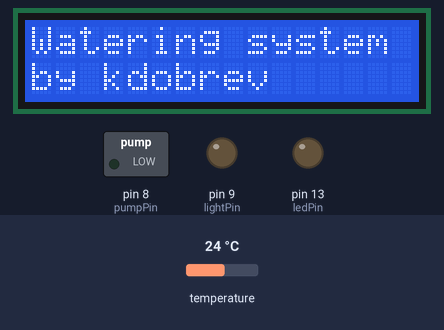
Simulated run of this sketch. Board: Arduino Uno, built with avr-gcc and run on an emulated ATmega328P. Parts: 16×2 character LCD, switched loads named in the sketch (green lamp = pin HIGH), output pins drawn as LEDs (lit = HIGH). Dashed ring = blinking. The inputs (shaded band) are chosen by the test bench; at power-on: temperature 24 °C. The local clock reads 2024-03-15 10:24:30 at power-on unless the sketch sets it; what the sketch prints to the serial monitor is not drawn.

Above: at 1.1 s.
At 11.3 s:
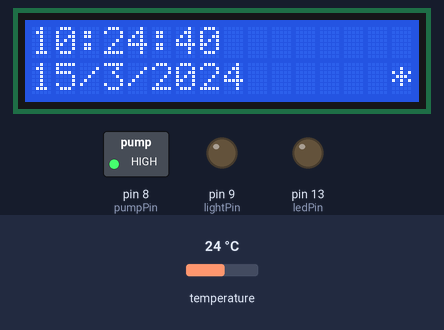
11.4 s: temperature set to 19 °C
At 12.4 s:
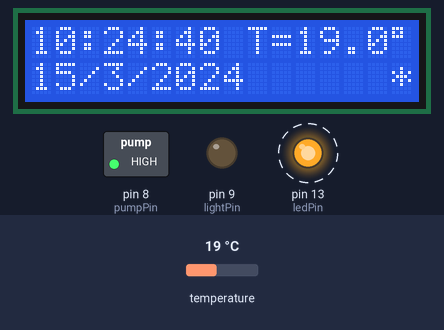
18.5 s: temperature set to 10.5 °C
At 24.0 s:
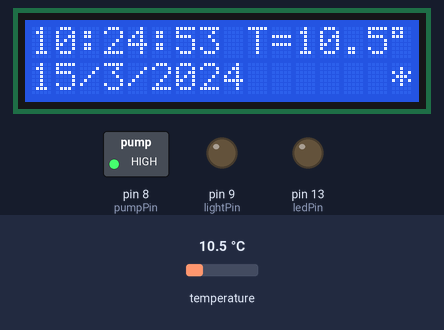
25.6 s: temperature set to 9.6 °C
At 33.6 s:
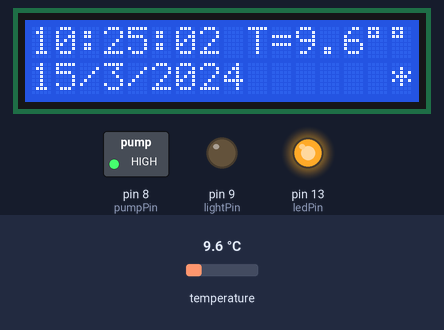
Timing chart, 0 to 38.2 s (numbered marks = the images above; inputs shaded):
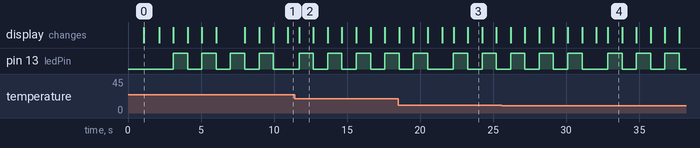

The sketch:

full_project_unfinished.ino
```cpp
/*
Features:
 -no Delay
 -temp sensor DS18 and time on lcd
 -on/off relays
*/

//DS18B20 sensor
#include <OneWire.h>
#include <DallasTemperature.h>

//clock library
#include <Time.h>
#include <DS1307RTC.h>

//DISPLAY SET
#include <Wire.h>
#include <LCD.h>
#include <LiquidCrystal_I2C.h>

#define I2C_ADDR    0x27 // <<----- Add your address here.  Find it from I2C Scanner
#define BACKLIGHT_PIN     3
#define En_pin  2
#define Rw_pin  1
#define Rs_pin  0
#define D4_pin  4
#define D5_pin  5
#define D6_pin  6
#define D7_pin  7

int n = 1;

LiquidCrystal_I2C	lcd(I2C_ADDR,En_pin,Rw_pin,Rs_pin,D4_pin,D5_pin,D6_pin,D7_pin);
//END DISPLAY SET


//DS18B20 sensor setup
// Data wire is plugged into port 2 on the Arduino
#define ONE_WIRE_BUS 2

// Setup a oneWire instance to communicate with any OneWire devices (not just Maxim/Dallas temperature ICs)
OneWire oneWire(ONE_WIRE_BUS);

// Pass our oneWire reference to Dallas Temperature.
DallasTemperature sensors(&oneWire);

// arrays to hold device address
DeviceAddress ds18_1;

// Other setups
// set pin numbers:
const int ledPin =  13;      // the number of the LED pin

// Variables will change:
int ledState = LOW;             // ledState used to set the LED

// Pump Relay pin number
const int pumpPin = 8;
int pumpOnTimeHour = 21;
int pumpOnTimeMinute = 30;
int pumpTimeDutyOn = 15000; //miliseconds
int pumpTimeDutyOff = 30000; //miliseconds
int pumpTimeDutyRepeats = 3; //times to run

// Light Relay pin number
const int lightPin = 9;
int lightOnTime = 6;
int lightOffTime = 22;

// Timers in miliseconds:
unsigned long previous_led_blink_Millis = 0;        // will store last time LED was updated
unsigned long interval_led_blink = 200;           // interval at which to blink (milliseconds)
unsigned long previous_temp_get_Millis = 0;
unsigned long interval_temp_get = 10000;
unsigned long previous_light_start_check_Millis = 0;        // will store last time LED was updated
unsigned long interval_light_start_check = 10000;           // (10 sec) interval at which to check time for light

void setup() {
  // start serial port
  Serial.begin(9600);
  Serial.println("Show stuff on lcd with delays...");
  delay(1000);

  //Get time from RTC
  //RTC.set(1407544080); // set the RTC and the system time
  setSyncProvider(RTC.get);   // the function to get the time from the RTC
  //setTime(hour(),minute(),second(),day(),month(),year()); // set time to Saturday 8:29:00am Jan 1 2011
  //setTime(23,28,00,6,8,2014);

  lcd.begin (16,2); //  <<----- My LCD was 16x2
  // Switch on the backlight
  lcd.setBacklightPin(BACKLIGHT_PIN,POSITIVE);
  lcd.setBacklight(HIGH);
  lcd.home (); // go home
  lcd.print("Watering system");
  lcd.setCursor (0,1);        // go to start of 2nd line
  lcd.print("by kdobrev");
  delay(1000);lcd.clear();
//  lcd.print("-no Delay");
//  delay(1500);lcd.clear();
//  lcd.print("-temp sensor");
//  lcd.setCursor (0,1);
//  lcd.print("and time on lcd");
//  delay(1500);lcd.clear();
//  lcd.print("-on/off relays");
//  delay(1500);lcd.clear();

  // set the digital pin as output:
  pinMode(ledPin, OUTPUT);
  pinMode(lightPin, OUTPUT);
  pinMode(pumpPin, OUTPUT);

  // locate devices on the bus
  Serial.print("Locating devices...");
  sensors.begin();
  Serial.print("Found ");
  Serial.print(sensors.getDeviceCount(), DEC);
  Serial.println(" devices.");

  // assign address manually.  the addresses below will beed to be changed
  // to valid device addresses on your bus.  device address can be retrieved
  // by using either oneWire.search(deviceAddress) or individually via
  // sensors.getAddress(deviceAddress, index)
  //insideThermometer = { 0x28, 0x1D, 0x39, 0x31, 0x2, 0x0, 0x0, 0xF0 };

  // Method 1:
  // search for devices on the bus and assign based on an index.  ideally,
  // you would do this to initially discover addresses on the bus and then
  // use those addresses and manually assign them (see above) once you know
  // the devices on your bus (and assuming they don't change).
  if (!sensors.getAddress(ds18_1, 0)) Serial.println("Unable to find address for Device 0");

  // method 2: search()
  // search() looks for the next device. Returns 1 if a new address has been
  // returned. A zero might mean that the bus is shorted, there are no devices,
  // or you have already retrieved all of them.  It might be a good idea to
  // check the CRC to make sure you didn't get garbage.  The order is
  // deterministic. You will always get the same devices in the same order
  //
  // Must be called before search()
  //oneWire.reset_search();
  // assigns the first address found to insideThermometer
  //if (!oneWire.search(insideThermometer)) Serial.println("Unable to find address for insideThermometer");

  // show the addresses we found on the bus
  Serial.print("Device 0 Address: ");
  printAddress(ds18_1);
  Serial.println();

  digitalWrite(pumpPin, HIGH); //turn pump off
  light_on();                  //turn light up
  //delay(3000);
}

void loop()
{
  // here is where you'd put code that needs to be running all the time.
   delay(950);
   digitalClockDisplay_serial();
   digitalClockDisplay_lcd();

  //=======temp get begin ===========//
  unsigned long current_temp_get_Millis = millis();

  if ((current_temp_get_Millis - previous_temp_get_Millis) > interval_temp_get) {
    previous_temp_get_Millis = millis();
    //lcd.clear();
    sensors.requestTemperatures(); // Send the command to get temperatures
    // It responds almost immediately. Let's print out the data
    printTemperature(ds18_1); // Use a simple function to print out the data
    display_temp_on_lcd(ds18_1);
  }
  else{
  }
  //======temp get end =============//

  // ====== blink LED begin ============ //
  unsigned long current_led_blink_Millis = millis();

  if(current_led_blink_Millis - previous_led_blink_Millis > interval_led_blink) {
    // save the last time you blinked the LED
    previous_led_blink_Millis = current_led_blink_Millis;

    // toggle the LED state
    if (ledState == LOW) {
      ledState = HIGH;
    }
    else {
      ledState = LOW;
    }
    // set the LED with the ledState of the variable:
    digitalWrite(ledPin, ledState);
  }
  else{
  }
  //======== blink LED end ==========//

  //=======light_start_check begin ===========//
  unsigned long current_light_start_check = millis();

  if ((current_light_start_check - previous_light_start_check_Millis) > interval_light_start_check) {
    previous_light_start_check_Millis = millis();

    // Check time to light lights UP
    if ( hour() >= lightOnTime && hour() < lightOffTime && !digitalRead(lightPin) ) {
      light_on();
    }

    // Check time to shut lights DOWN
    if ( hour() >= lightOffTime || hour() < lightOnTime ) {
      light_off();
    }

    // Check time to water the plants
    if (hour() == pumpOnTimeHour && minute() == pumpOnTimeMinute) {
      pump_cycle(pumpTimeDutyOn, pumpTimeDutyOff, pumpTimeDutyRepeats);
    }
  }
  else{
  }
  //======light_start_check end =============//
}
// function to print the temperature for a device
void printTemperature(DeviceAddress deviceAddress) //28331531050000F6
{
  // method 2 - faster
  float tempC = sensors.getTempC(deviceAddress);
  Serial.print("Temp C: ");
  Serial.println(tempC,1);
}
// function to print a device address
void printAddress(DeviceAddress deviceAddress)
{
  for (uint8_t i = 0; i < 8; i++)
  {
    if (deviceAddress[i] < 16) Serial.print("0");
    Serial.print(deviceAddress[i], HEX);
  }
}

void display_temp_on_lcd (DeviceAddress deviceAddress) {

  lcd.setCursor (9,0);        // [place],[line] --> go to after the clock on line 1
  lcd.print("T=");
  lcd.print(sensors.getTempC(deviceAddress),1); //displays 1 decimal symbol
  lcd.print((char)223); //degree symbol
};
void digitalClockDisplay_serial(){
  // digital clock display of the time
  Serial.print(hour());
  printDigits(minute());
  printDigits(second());
  Serial.print(" ");
  Serial.print(day());
  Serial.print("/");
  Serial.print(month());
  Serial.print("/");
  Serial.print(year());
  Serial.println();
}
void digitalClockDisplay_lcd(){
  //lcd.clear();
  lcd.setCursor (0,0);        // go to start of 1nd line
  // digital clock display of the time
  lcd.print(hour());
  printDigits_lcd(minute());
  printDigits_lcd(second());
  //lcd.print(" ");
  lcd.setCursor (0,1);        // go to start of 1nd line
  lcd.print(day());
  lcd.print("/");
  lcd.print(month());
  lcd.print("/");
  lcd.print(year());
  //lcd.println();
}
void printDigits(int digits){
  // utility function for digital clock display: prints preceding colon and leading 0
  Serial.print(":");
  if(digits < 10)
    Serial.print('0');
  Serial.print(digits);
}
void printDigits_lcd(int digits){
  // utility function for digital clock display: prints preceding colon and leading 0
  lcd.print(":");
  if(digits < 10)
    lcd.print('0');
  lcd.print(digits);
}
void light_on() {
    digitalWrite(lightPin, LOW);
    Serial.println("Light is ON.");
    lcd.setCursor(15,1);
    lcd.print("*");
}
void light_off() {
    digitalWrite(lightPin, HIGH);
    Serial.println("Light is OFF.");
    lcd.setCursor(15,1);
    lcd.print(" ");
}
void pump_cycle(int On, int Off, int Repeats) {
    for(int i=1; i<=Repeats; i++) {
      lcd.setCursor(13,1);
      lcd.print("W");
      digitalWrite(pumpPin, LOW);
      delay(On);
      lcd.setCursor(13,1);
      lcd.print("_");
      digitalWrite(pumpPin, HIGH);
      if (i != Repeats)
        delay(Off);
    }
    lcd.setCursor(13,1);
    lcd.print(" ");
}
```

Measured:
- the behaviour switches between 10 and 9.9 °C on temperature (found by bisection; images 3 and 4)
- after the input at 25.6 s, the display: first differs from a run without the input after 7.3 s (image 4)
- what the display in image 0 shows lasts 1.0 s, from 1.1 s to 2.1 s
